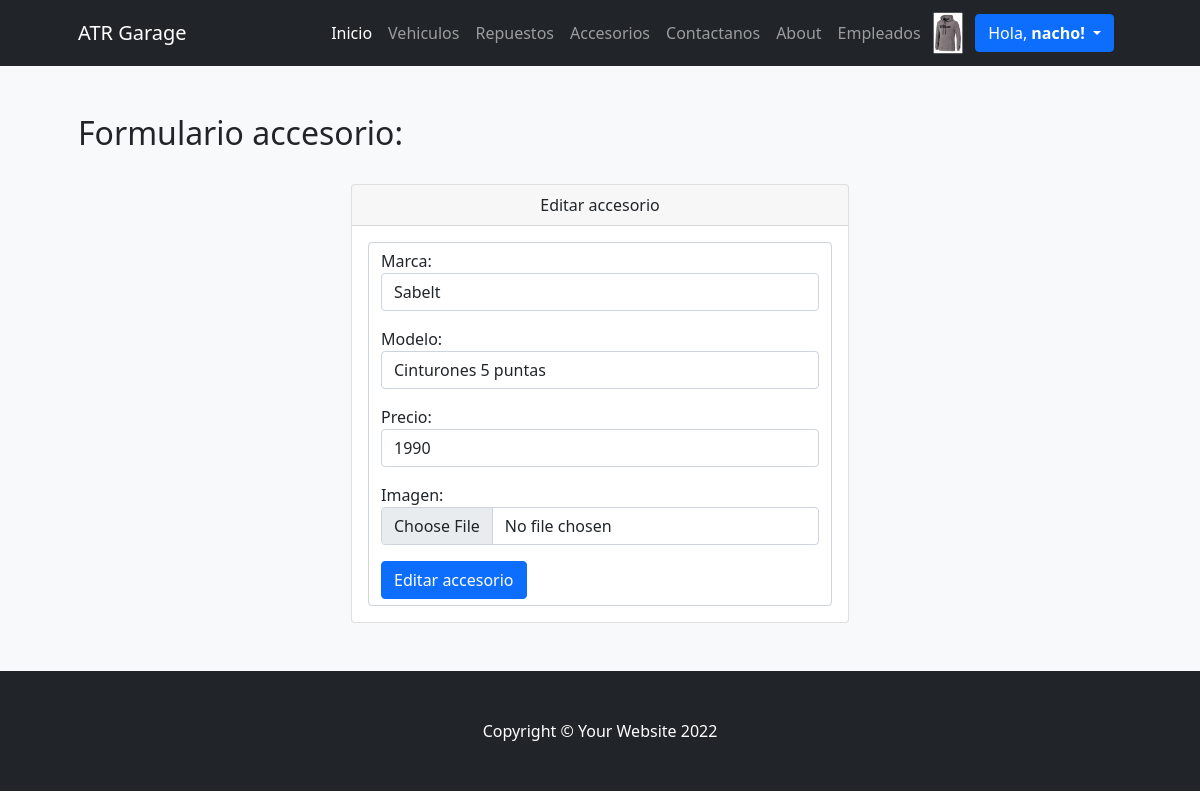
Screenshot of /editar_accesorio/2 (signed in) with the database file from the repository.
### ProyectoCoderApp/models.py (models this page shows)
class Avatar(models.Model):
    usuario = models.OneToOneField(User, on_delete=models.CASCADE)
    imagen = models.ImageField(upload_to="media/avatar/", blank=True, null=True)
    class Meta:
        verbose_name_plural = "Avatares"

class Accesorio(models.Model):
    marca = models.CharField(max_length=30)
    modelo = models.CharField(max_length=30)
    precio = models.IntegerField()
    imagen = models.ImageField(upload_to='', null=True)

### ProyectoCoderApp/views.py (the view, shortened to what this page needs)
# urls.py: path('editar_accesorio/<accesorio_id>', views.editar_accesorio, name='editar_accesorio'),
def editar_accesorio(request, accesorio_id):
    accesorio = Accesorio.objects.get(id=accesorio_id)
    formulario = NuevoAccesorio(initial= {"marca": accesorio.marca, "modelo": accesorio.modelo, "precio": accesorio.precio})
    return render(request,"ProyectoCoderApp/accesorios_form.html",{"form":formulario,"accion":"Editar accesorio"})

### ProyectoCoderApp/forms.py
class NuevoAccesorio(forms.Form):
    marca = forms.CharField(max_length=30,label="Marca", widget=forms.TextInput(attrs={'class': "form-control"}))
    modelo = forms.CharField(max_length=30,label="Modelo", widget=forms.TextInput(attrs={'class': "form-control"}))
    precio = forms.IntegerField(min_value=1,label="Precio",widget=forms.TextInput(attrs={'class': "form-control"}))
    imagen = forms.ImageField(widget=forms.FileInput(attrs={'class': "form-control"}))

### ProyectoCoderApp/templates/ProyectoCoderApp/accesorios_form.html (shortened to what this page needs)
{% extends 'ProyectoCoderApp/base.html' %}
{% load static %}
{% block contenidoPagina %}
<section class="bg-light py-5">
    <div class="container px-5">
        <h2>Formulario accesorio:</h2>
        <br>
        <div class="row gx-5 justify-content-center">
            <div class="col-lg-6">
                <div class="card">
                    <div class="card-header text-center">
                        {{accion}}
                    </div>
                    <div class="card-body">
                        <form action="" method="post" enctype="multipart/form-data" class="form-control">
                            {{ form.as_p }}
                            <input type="submit" class="btn btn-primary" value="{{accion}}">
                        </form>
                    </div>
                </div>
            </div>
        </div>
    </div>
</section>
{% endblock %}

### ProyectoCoderApp/templates/ProyectoCoderApp/base.html (shortened to what this page needs)
{% load static %}
<!DOCTYPE html>
<html lang="es">
    <head>
        <link rel="stylesheet" href="https://cdn.jsdelivr.net/npm/bootstrap-icons@1.8.3/font/bootstrap-icons.css">
        <link href="{% static 'css/styles.css' %}" rel="stylesheet" />
    </head>
    <body>
        <nav class="navbar navbar-expand-lg navbar-dark bg-dark">
            <div class="container px-5">
                <a class="navbar-brand" href="{% url 'index' %}">ATR Garage</a>
                <div class="collapse navbar-collapse" id="navbarSupportedContent">
                    <ul class="navbar-nav ms-auto mb-2 mb-lg-0">
                        <li class="nav-item"><a class="nav-link active" aria-current="page" href="{% url 'index' %}">Inicio</a></li>
                        <li class="nav-item"><a class="nav-link" href="{% url 'vehiculos' %}">Vehiculos</a></li>
                        <li class="nav-item"><a class="nav-link" href="{% url 'repuestos' %}">Repuestos</a></li>
                        <li class="nav-item"><a class="nav-link" href="{% url 'accesorios' %}">Accesorios</a></li>
                        <li class="nav-item"><a class="nav-link" href="{% url 'contacto' %}">Contactanos</a></li>
                        <li class="nav-item"><a class="nav-link" href="{% url 'about' %}">About</a></li>
                        {% if user.is_authenticated %}
                            <li class="nav-item"><a class="nav-link" href="{% url 'empleados' %}">Empleados</a></li>
                        {% endif %}
                    </ul>
                {% if user.is_authenticated %}
                    {% if user.avatar.imagen.url %}
                                <img class="rounded" src="{{ user.avatar.imagen.url }}" alt="" srcset="" style="height: 50px;">
                            {% else %}
                                <i class="bi bi-person-circle text-light my-2"></i>
                            {% endif %}
                    </div><div class="btn-group">
                        <button type="button" class="btn btn-primary dropdown-toggle mx-2" data-bs-toggle="dropdown" aria-expanded="false">
                            Hola, <b>{{ user.username }}!</b>
                        </button>
                        </div>
                        {% else %}
                {% comment %} {% endif %}
                {% if not user.is_authenticated %} {% endcomment %}
                    <li class="nav-item"><a class="btn btn-primary mx-2" href="{% url 'login' %}">Iniciar Sesión</a></li>
                    <li class="nav-item"><a class="btn btn-outline-primary" href="{% url 'register' %}">Registrarse</a></li>
                {% endif %}
            </div>
        </nav>
        {% block contenidoPagina %}
        {% endblock %}
        <footer class="py-5 bg-dark">
            <div class="container px-5"><p class="m-0 text-center text-white">Copyright &copy; Your Website 2022</p></div>
        </footer>
    </body>
</html>

### rows the page displays
Accesorio: marca "Sabelt", modelo "Cinturones 5 puntas", precio "1990"

### other values shown
{{ user.username }} "nacho"
{{ accion }} "Editar accesorio"
